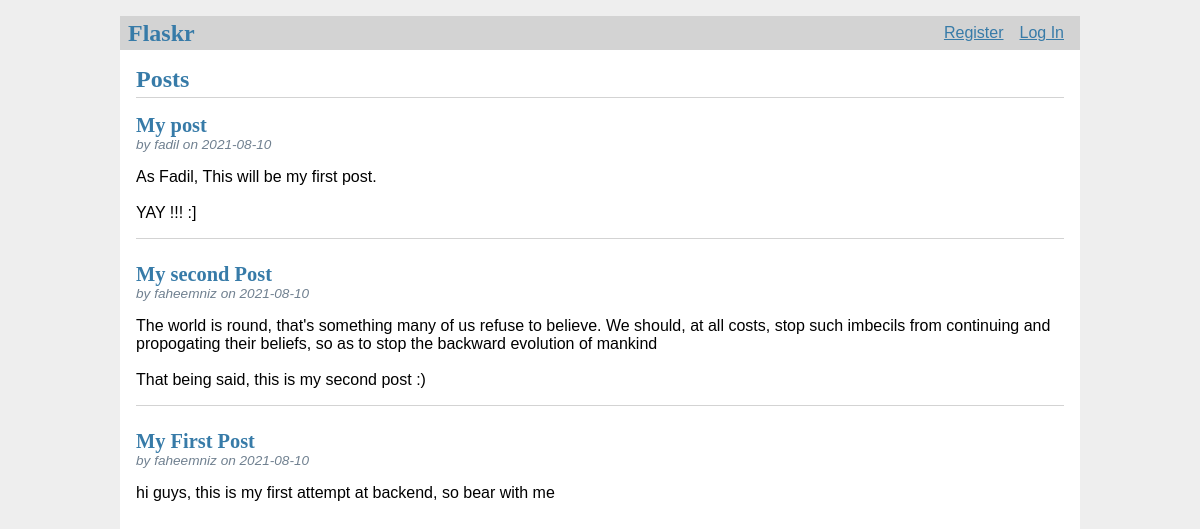
The page / on the database its author committed.
### tables this page shows
CREATE TABLE post (
  id INTEGER PRIMARY KEY AUTOINCREMENT,
  author_id INTEGER NOT NULL,
  created TIMESTAMP NOT NULL DEFAULT CURRENT_TIMESTAMP,
  title TEXT NOT NULL,
  body TEXT NOT NULL,
  FOREIGN KEY (author_id) REFERENCES user (id)
);

CREATE TABLE user (
  id INTEGER PRIMARY KEY AUTOINCREMENT,
  username TEXT UNIQUE NOT NULL,
  password TEXT NOT NULL
);

### flaskr/blog.py (the view)
@bp.route('/')
def index():
    db = get_db()
    posts = db.execute(
        'SELECT p.id, title, body, created, author_id, username'
        ' FROM post p JOIN user u ON p.author_id = u.id'
        ' ORDER BY created DESC'
    ).fetchall()
    return render_template('blog/index.html', posts=posts)

### flaskr/auth.py (called while the page is built)
@bp.before_app_request
def load_logged_in_user():
    user_id = session.get('user_id')
    if user_id is None:
        g.user = None
    else:
        g.user = get_db().execute(
            'SELECT * FROM user WHERE id = ?', (user_id,)
        ).fetchone()

### flaskr/db.py (called while the page is built)
def get_db():
    if 'db' not in g:
        g.db = sqlite3.connect(
            current_app.config['DATABASE'],
            detect_types=sqlite3.PARSE_DECLTYPES
        )
        g.db.row_factory = sqlite3.Row
    return g.db

### flaskr/templates/blog/index.html (shortened to what this page needs)
{% extends 'base.html' %}
{% block header %}
  <h1>{% block title %}Posts{% endblock %}</h1>
{% endblock %}
{% block content %}
  {% for post in posts %}
    <article class="post">
      <header>
        <div>
          <h1>{{ post['title'] }}</h1>
          <div class="about">by {{ post['username'] }} on {{ post['created'].strftime('%Y-%m-%d') }}</div>
        </div>
      </header>
      <p class="body">{{ post['body'] }}</p>
    </article>
    {% if not loop.last %}
      <hr>
    {% endif %}
  {% endfor %}
{% endblock %}

### flaskr/templates/base.html (shortened to what this page needs)
<!doctype html>
<link rel="stylesheet" href="{{ url_for('static', filename='style.css') }}">
<nav>
  <h1>Flaskr</h1>
  <ul>
    {% if g.user %}
      <li><span>{{ g.user['username'] }}</span>
      <li><a href="{{ url_for('auth.logout') }}">Log Out</a>
    {% else %}
      <li><a href="{{ url_for('auth.register') }}">Register</a>
      <li><a href="{{ url_for('auth.login') }}">Log In</a>
    {% endif %}
  </ul>
</nav>
<section class="content">
  <header>
    {% block header %}{% endblock %}
  </header>
  {% block content %}{% endblock %}
</section>

### flaskr/static/style.css (style rules this page uses)
h1, h2, h3, h4, h5, h6 { font-family: serif; color: #377ba8; margin: 1rem 0; }
a { color: #377ba8; }
hr { border: none; border-top: 1px solid lightgray; }
nav { background: lightgray; display: flex; align-items: center; padding: 0 0.5rem; }
nav h1 { flex: auto; margin: 0; }
nav ul { display: flex; list-style: none; margin: 0; padding: 0; }
nav ul li a, nav ul li span, header .action { display: block; padding: 0.5rem; }
.content { padding: 0 1rem 1rem; }
.content > header { border-bottom: 1px solid lightgray; display: flex; align-items: flex-end; }
.content > header h1 { flex: auto; margin: 1rem 0 0.25rem 0; }
.post > header { display: flex; align-items: flex-end; font-size: 0.85em; }
.post > header > div:first-of-type { flex: auto; }
.post > header h1 { font-size: 1.5em; margin-bottom: 0; }
.post .about { color: slategray; font-style: italic; }
.post .body { white-space: pre-line; }
.content:last-child { margin-bottom: 0; }

### rows shown on the page
post: title "My post", username "fadil", created "2021-08-10", body "As Fadil, This will be my first post. YAY !!! :]"
post: title "My second Post", username "faheemniz", created "2021-08-10", body "The world is round, that's something many of us refuse to believe. We should, at all costs, stop such imbecils from continuing and propogating their beliefs, so as to stop the backward evolution of mankind That being said, this is my second post :)"
post: title "My First Post", username "faheemniz", created "2021-08-10", body "hi guys, this is my first attempt at backend, so bear with me"
